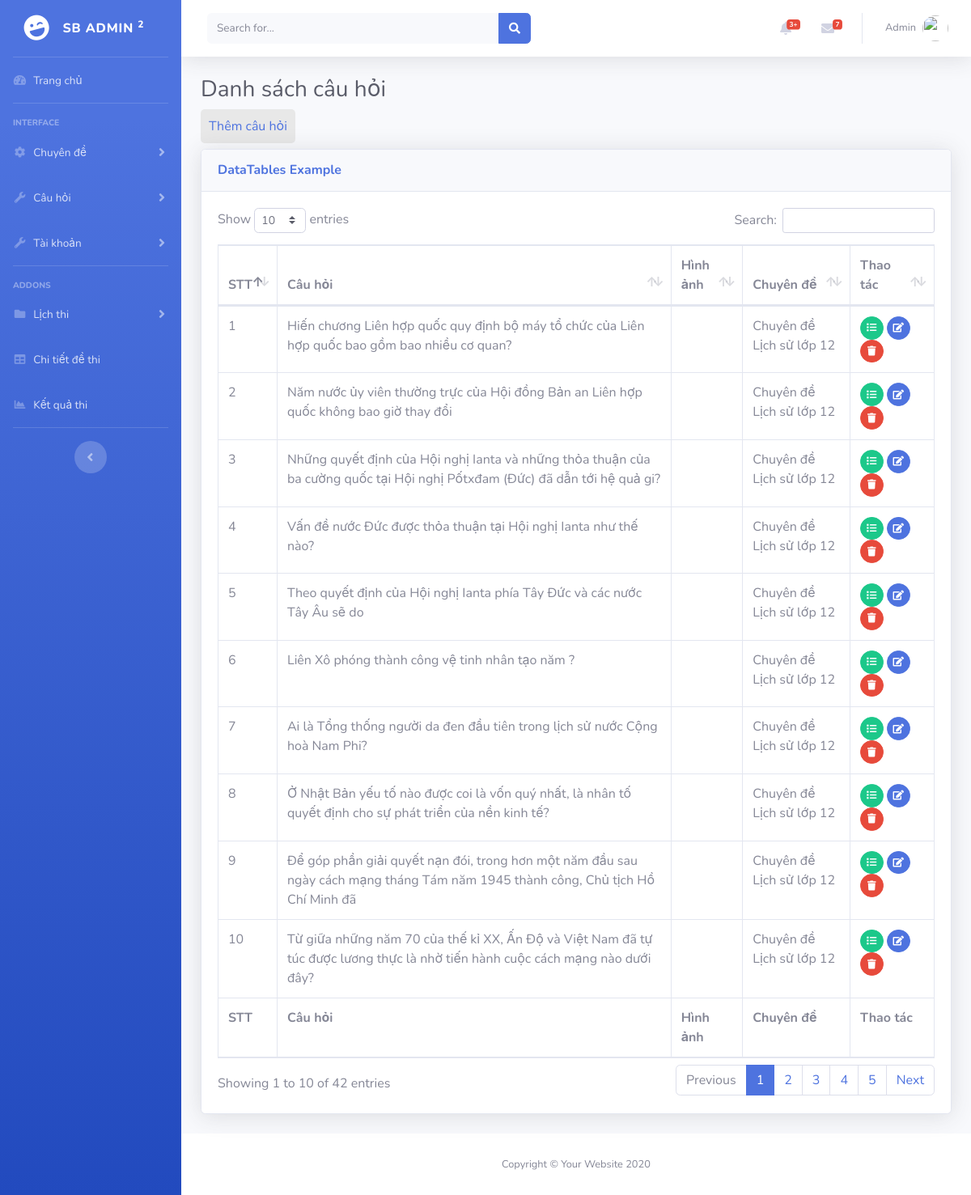
Page /WebThiTracNghiem/admin/index.php?act=dsch (signed in) on the committed database.
### tables this page shows
CREATE TABLE `cauhoi` (
  `id_ch` int(11) NOT NULL,
  `content` varchar(500) NOT NULL COMMENT 'Nội dung câu hỏi (Đề bài)',
  `image` varchar(50) DEFAULT NULL,
  `id_cd` int(11) NOT NULL
);

CREATE TABLE `chuyende` (
  `id_cd` int(11) NOT NULL,
  `name` varchar(255) NOT NULL COMMENT 'Tên chuyên đề',
  `image_cd` varchar(255) DEFAULT NULL
);

### WebThiTracNghiem/model/pdo.php (called while the page is built, shortened)
<?php
function pdo_get_connection(){
    $servername = "localhost";
    $username = "root";
    $password = "";
    try {
        $conn = new PDO("mysql:host=$servername;dbname=xuongth01_02", $username, $password);
        $conn->setAttribute(PDO::ATTR_ERRMODE, PDO::ERRMODE_EXCEPTION);
        return $conn;
    } catch(PDOException $e) {
        echo "Connection failed: " . $e->getMessage();
    }
}
function pdo_query($sql){
    $sql_args=array_slice(func_get_args(),1);
    try{
        $conn=pdo_get_connection();
        $stmt=$conn->prepare($sql);
        $stmt->execute($sql_args);
        $rows=$stmt->fetchAll();
        return $rows;
    }
    catch(PDOException $e){
        throw $e;
    }
    finally{
        unset($conn);
    }
}
?>

### WebThiTracNghiem/model/cauhoi.php (called while the page is built, shortened)
<?php
function loadall_cauhoi($id_cd = null)
{
    $sql = "SELECT cauhoi.*,
            chuyende.name AS ten_cd
    from cauhoi
    JOIN chuyende ON cauhoi.id_cd = chuyende.id_cd
     order by id_cd desc";
    $result = pdo_query($sql);
    return $result;
}

### WebThiTracNghiem/admin/cauhoi/list-cauhoi.php (the view)
<div class="container-fluid">
     <h1 class="h3 mb-3 text-gray-800">Danh sách câu hỏi</h1>
     <p class="mb-3"><a  href="?act=addch"  class="btn_admin">Thêm câu hỏi</a></p>
     <div class="card shadow mb-4">
          <div class="card-header py-3">
               <h6 class="m-0 font-weight-bold text-primary">DataTables Example</h6>
          </div>
          <div class="card-body">
               <div class="table-responsive">
                    <table class="table table-bordered" id="dataTable" width="100%" cellspacing="0">
                         <thead>
                              <tr>
                                   <th scope="col">STT</th>
                                   <th>Câu hỏi</th>
                                   <th>Hình ảnh</th>
                                   <th>Chuyên đề</th>
                                   <th>Thao tác</th>
                              </tr>
                         </thead>
                         <tfoot>
                              <tr>
                                   <th scope="col">STT</th>
                                   <th>Câu hỏi</th>
                                   <th>Hình ảnh</th>
                                   <th>Chuyên đề</th>
                                   <th>Thao tác</th>
                              </tr>
                         </tfoot>
                         <tbody>
                              <?php
                              foreach ($listcauhoi as $key => $cauhoi) {
                                   extract($cauhoi);
                                   $suach = "index.php?act=editch&id=" . $id_ch;
                                   $xoach = "index.php?act=xoach&id=" . $id_ch;
                                   $dsda = "index.php?act=dsda&id=" . $id_ch;
                                   $hinhpath = "../uploads/" . $image;
                                   if (is_file($hinhpath)) {
                                        $hinh = "<img src='" . $hinhpath . "' width='80px'>";
                                   } else {
                                        $hinh = "";
                                   }
                                   echo
                                   '<tr>
                    <td style="width: 5%">' . $key + 1 . '</td>
                    <td style="width: 55%">' . $content . '</td>
                    <td style="width: 10%">' . $hinh . '</td>
                    <td style="width:15%">' . $ten_cd . '</td>
                    <td>
                    <a class="btn btn-success btn-circle btn-sm" href="' . $dsda . '"><i class="fa fa-list"></i></a>
                    <a  class="btn btn-primary btn-circle btn-sm" href="' . $suach. '">
                    <i class="fas fa-edit"></i></a>
                    <a class="btn btn-danger btn-circle btn-sm" href="' . $xoach . '"  onclick="return confirm(\'Bạn có chắc chắn muốn xóa?\');">
                    <i class="fas fa-trash"></i></a></td>
                    </td>
               </tr>';
                              }
                              ?>
                         </tbody>
                    </table>
               </div>
          </div>
     </div>
</div>
</div>

### WebThiTracNghiem/assets/css/style_admin.css (style rules this page uses)
.btn_admin { padding: 10px; background-color: rgb(232, 232, 232); border-radius: 5px; text-decoration: none; }

### rows in the picture
cauhoi: content "Hiến chương Liên hợp quốc quy định bộ máy tổ chức của Liên hợp quốc bao gồm bao nhiều cơ quan?", id_cd.name "Chuyên đề Lịch sử lớp 12"
cauhoi: content "Năm nước ủy viên thường trực của Hội đồng Bản an Liên hợp quốc không bao giờ thay đổi", id_cd.name "Chuyên đề Lịch sử lớp 12"
cauhoi: content "Những quyết định của Hội nghị Ianta và những thỏa thuận của ba cường quốc tại Hội nghị Pốtxđam (Đức) đã dẫn tới hệ quả gi?", id_cd.name "Chuyên đề Lịch sử lớp 12"
cauhoi: content "Vấn đề nước Đức được thỏa thuận tại Hội nghị Ianta như thế nào?", id_cd.name "Chuyên đề Lịch sử lớp 12"
cauhoi: content "Theo quyết định của Hội nghị Ianta phía Tây Đức và các nước Tây Âu sẽ do", id_cd.name "Chuyên đề Lịch sử lớp 12"
cauhoi: content "Liên Xô phóng thành công vệ tinh nhân tạo năm ?", id_cd.name "Chuyên đề Lịch sử lớp 12"
cauhoi: content "Ai là Tổng thống người da đen đầu tiên trong lịch sử nước Cộng hoà Nam Phi?", id_cd.name "Chuyên đề Lịch sử lớp 12"
cauhoi: content "Ở Nhật Bản yếu tố nào được coi là vốn quý nhất, là nhân tố quyết định cho sự phát triển của nền kinh tế?", id_cd.name "Chuyên đề Lịch sử lớp 12"
cauhoi: content "Để góp phần giải quyết nạn đói, trong hơn một năm đầu sau ngày cách mạng tháng Tám năm 1945 thành công, Chủ tịch Hồ Chí Minh đã", id_cd.name "Chuyên đề Lịch sử lớp 12"
cauhoi: content "Từ giữa những năm 70 của thế kỉ XX, Ấn Độ và Việt Nam đã tự túc được lương thực là nhờ tiến hành cuộc cách mạng nào dưới đây?", id_cd.name "Chuyên đề Lịch sử lớp 12"

### other values in the picture
$_SESSION['user']['fullname'] "Admin"
